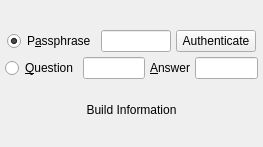
          <widget class="QWidget" name="scrollAreaWidgetContents_11">
           <property name="geometry">
            <rect>
             <x>0</x>
             <y>0</y>
             <width>263</width>
             <height>147</height>
            </rect>
           </property>
           <layout class="QVBoxLayout" name="verticalLayout_59">
            <property name="spacing">
             <number>5</number>
            </property>
            <property name="margin">
             <number>5</number>
            </property>
            <item>
             <layout class="QVBoxLayout" name="verticalLayout_5">
              <property name="spacing">
               <number>5</number>
              </property>
              <item>
               <layout class="QHBoxLayout" name="horizontalLayout_32">
                <property name="spacing">
                 <number>5</number>
                </property>
                <item>
                 <spacer name="horizontalSpacer_35">
                  <property name="orientation">
                   <enum>Qt::Horizontal</enum>
                  </property>
                  <property name="sizeHint" stdset="0">
                   <size>
                    <width>40</width>
                    <height>20</height>
                   </size>
                  </property>
                 </spacer>
                </item>
                <item>
                 <widget class="QLabel" name="label_31">
                  <property name="toolTip">
                   <string>&lt;html&gt;&lt;head/&gt;&lt;body&gt;&lt;p&gt;Image copyright http://www.dragoart.com.&lt;/p&gt;&lt;/body&gt;&lt;/html&gt;</string>
                  </property>
                  <property name="text">
                   <string/>
                  </property>
                  <property name="pixmap">
                   <pixmap resource="../Icons/icons.qrc">:/Logo/spot-on-logo.png</pixmap>
                  </property>
                  <property name="alignment">
                   <set>Qt::AlignCenter</set>
                  </property>
                 </widget>
                </item>
                <item>
                 <spacer name="horizontalSpacer_34">
                  <property name="orientation">
                   <enum>Qt::Horizontal</enum>
                  </property>
                  <property name="sizeHint" stdset="0">
                   <size>
                    <width>40</width>
                    <height>20</height>
                   </size>
                  </property>
                 </spacer>
                </item>
               </layout>
              </item>
              <item>
               <layout class="QHBoxLayout" name="horizontalLayout_13">
                <property name="spacing">
                 <number>5</number>
                </property>
                <item>
                 <spacer name="horizontalSpacer_6">
                  <property name="orientation">
                   <enum>Qt::Horizontal</enum>
                  </property>
                  <property name="sizeHint" stdset="0">
                   <size>
                    <width>40</width>
                    <height>20</height>
                   </size>
                  </property>
                 </spacer>
                </item>
                <item>
                 <widget class="QRadioButton" name="passphrase_rb_authenticate">
                  <property name="sizePolicy">
                   <sizepolicy hsizetype="Minimum" vsizetype="Preferred">
                    <horstretch>0</horstretch>
                    <verstretch>0</verstretch>
                   </sizepolicy>
                  </property>
                  <property name="text">
                   <string>P&amp;assphrase</string>
                  </property>
                  <property name="checked">
                   <bool>true</bool>
                  </property>
                 </widget>
                </item>
                <item>
                 <widget class="spoton_lineedit" name="passphrase">
                  <property name="echoMode">
                   <enum>QLineEdit::Password</enum>
                  </property>
                 </widget>
                </item>
                <item>
                 <widget class="QPushButton" name="passphraseButton">
                  <property name="text">
                   <string>Authenticate</string>
                  </property>
                 </widget>
                </item>
                <item>
                 <spacer name="horizontalSpacer_9">
                  <property name="orientation">
                   <enum>Qt::Horizontal</enum>
                  </property>
                  <property name="sizeHint" stdset="0">
                   <size>
                    <width>40</width>
                    <height>20</height>
                   </size>
                  </property>
                 </spacer>
                </item>
               </layout>
              </item>
              <item>
               <layout class="QHBoxLayout" name="horizontalLayout_84">
                <property name="spacing">
                 <number>5</number>
                </property>
                <item>
                 <widget class="QRadioButton" name="question_rb_authenticate">
                  <property name="sizePolicy">
                   <sizepolicy hsizetype="Minimum" vsizetype="Preferred">
                    <horstretch>0</horstretch>
                    <verstretch>0</verstretch>
                   </sizepolicy>
                  </property>
                  <property name="text">
                   <string>&amp;Question</string>
                  </property>
                 </widget>
                </item>
                <item>
                 <widget class="spoton_lineedit" name="question_authenticate"/>
                </item>
                <item>
                 <widget class="QLabel" name="label_100">
                  <property name="text">
                   <string>&amp;Answer</string>
                  </property>
                  <property name="buddy">
                   <cstring>answer_authenticate</cstring>
                  </property>
                 </widget>
                </item>
                <item>
                 <widget class="spoton_lineedit" name="answer_authenticate"/>
                </item>
               </layout>
              </item>
              <item>
               <widget class="QLabel" name="version">
                <property name="textFormat">
                 <enum>Qt::AutoText</enum>
                </property>
                <property name="alignment">
                 <set>Qt::AlignCenter</set>
                </property>
                <property name="openExternalLinks">
                 <bool>true</bool>
                </property>
               </widget>
              </item>
              <item>
               <widget class="QLabel" name="buildInformation">
                <property name="text">
                 <string>Build Information</string>
                </property>
                <property name="alignment">
                 <set>Qt::AlignCenter</set>
                </property>
               </widget>
              </item>
              <item>
               <spacer name="verticalSpacer_2">
                <property name="orientation">
                 <enum>Qt::Vertical</enum>
                </property>
                <property name="sizeHint" stdset="0">
                 <size>
                  <width>20</width>
                  <height>40</height>
                 </size>
                </property>
               </spacer>
              </item>
             </layout>
            </item>
           </layout>
          </widget>
